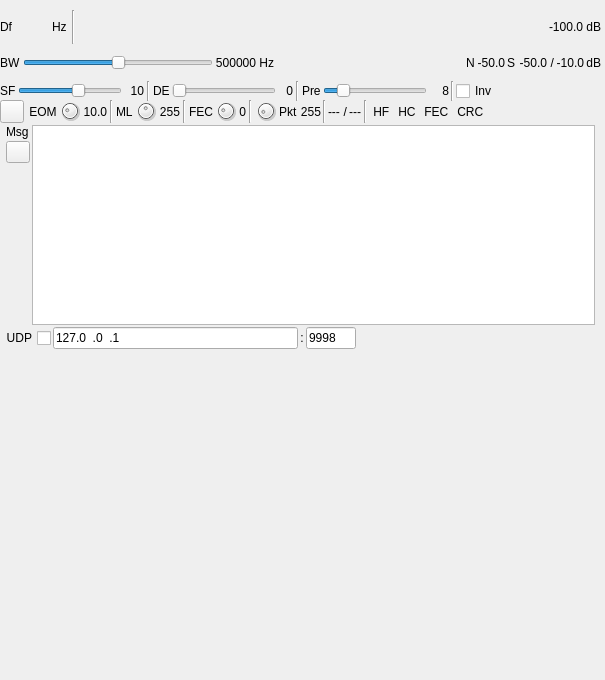
<?xml version="1.0" encoding="UTF-8"?>
<ui version="4.0">
 <class>MeshtasticDemodGUI</class>
 <widget class="RollupContents" name="MeshtasticDemodGUI">
  <property name="geometry">
   <rect>
    <x>0</x>
    <y>0</y>
    <width>605</width>
    <height>680</height>
   </rect>
  </property>
  <property name="minimumSize">
   <size>
    <width>605</width>
    <height>680</height>
   </size>
  </property>
  <property name="font">
   <font>
    <family>Liberation Sans</family>
    <pointsize>9</pointsize>
   </font>
  </property>
  <property name="windowTitle">
   <string>Meshtastic Demodulator</string>
  </property>
  <widget class="QWidget" name="verticalLayoutWidget">
   <property name="geometry">
    <rect>
     <x>0</x>
     <y>10</y>
     <width>601</width>
     <height>91</height>
    </rect>
   </property>
   <property name="windowTitle">
    <string>RF/demod settings</string>
   </property>
   <layout class="QVBoxLayout" name="settingLayout">
    <property name="spacing">
     <number>2</number>
    </property>
    <item>
     <layout class="QHBoxLayout" name="deltaFrequencyLayout">
      <item>
       <widget class="QLabel" name="deltaFrequencyLabel">
        <property name="minimumSize">
         <size>
          <width>16</width>
          <height>0</height>
         </size>
        </property>
        <property name="text">
         <string>Df</string>
        </property>
       </widget>
      </item>
      <item>
       <widget class="ValueDialZ" name="deltaFrequency" native="true">
        <property name="sizePolicy">
         <sizepolicy hsizetype="Maximum" vsizetype="Maximum">
          <horstretch>0</horstretch>
          <verstretch>0</verstretch>
         </sizepolicy>
        </property>
        <property name="minimumSize">
         <size>
          <width>32</width>
          <height>16</height>
         </size>
        </property>
        <property name="font">
         <font>
          <family>Liberation Mono</family>
          <pointsize>12</pointsize>
         </font>
        </property>
        <property name="cursor">
         <cursorShape>PointingHandCursor</cursorShape>
        </property>
        <property name="focusPolicy">
         <enum>Qt::StrongFocus</enum>
        </property>
        <property name="toolTip">
         <string>Demod shift frequency from center in Hz</string>
        </property>
       </widget>
      </item>
      <item>
       <widget class="QLabel" name="deltaUnits">
        <property name="text">
         <string>Hz </string>
        </property>
       </widget>
      </item>
      <item>
       <widget class="Line" name="line">
        <property name="orientation">
         <enum>Qt::Vertical</enum>
        </property>
       </widget>
      </item>
      <item>
       <spacer name="horizontalSpacer">
        <property name="orientation">
         <enum>Qt::Horizontal</enum>
        </property>
        <property name="sizeHint" stdset="0">
         <size>
          <width>40</width>
          <height>20</height>
         </size>
        </property>
       </spacer>
      </item>
      <item>
       <widget class="QLabel" name="channelPower">
        <property name="minimumSize">
         <size>
          <width>60</width>
          <height>0</height>
         </size>
        </property>
        <property name="toolTip">
         <string>De-chirped channel power</string>
        </property>
        <property name="layoutDirection">
         <enum>Qt::RightToLeft</enum>
        </property>
        <property name="text">
         <string>-100.0 dB</string>
        </property>
        <property name="alignment">
         <set>Qt::AlignRight|Qt::AlignTrailing|Qt::AlignVCenter</set>
        </property>
       </widget>
      </item>
     </layout>
    </item>
    <item>
     <layout class="QHBoxLayout" name="bandwidthLayout">
      <item>
       <widget class="QLabel" name="bwLabel">
        <property name="text">
         <string>BW</string>
        </property>
       </widget>
      </item>
      <item>
       <widget class="QSlider" name="BW">
        <property name="toolTip">
         <string>Bandwidth</string>
        </property>
        <property name="minimum">
         <number>0</number>
        </property>
        <property name="maximum">
         <number>10</number>
        </property>
        <property name="pageStep">
         <number>1</number>
        </property>
        <property name="value">
         <number>5</number>
        </property>
        <property name="orientation">
         <enum>Qt::Horizontal</enum>
        </property>
       </widget>
      </item>
      <item>
       <widget class="QLabel" name="BWText">
        <property name="text">
         <string>500000 Hz</string>
        </property>
        <property name="alignment">
         <set>Qt::AlignRight|Qt::AlignTrailing|Qt::AlignVCenter</set>
        </property>
       </widget>
      </item>
      <item>
       <spacer name="horizontalSpacer_2">
        <property name="orientation">
         <enum>Qt::Horizontal</enum>
        </property>
        <property name="sizeHint" stdset="0">
         <size>
          <width>40</width>
          <height>20</height>
         </size>
        </property>
       </spacer>
      </item>
      <item>
       <widget class="QLabel" name="nLabel">
        <property name="text">
         <string>N</string>
        </property>
       </widget>
      </item>
      <item>
       <widget class="QLabel" name="nText">
        <property name="toolTip">
         <string>De-chirped noise maximum power</string>
        </property>
        <property name="text">
         <string>-50.0</string>
        </property>
        <property name="alignment">
         <set>Qt::AlignRight|Qt::AlignTrailing|Qt::AlignVCenter</set>
        </property>
       </widget>
      </item>
      <item>
       <widget class="QLabel" name="sLabel">
        <property name="text">
         <string>S</string>
        </property>
       </widget>
      </item>
      <item>
       <widget class="QLabel" name="sText">
        <property name="minimumSize">
         <size>
          <width>30</width>
          <height>0</height>
         </size>
        </property>
        <property name="toolTip">
         <string>De-chirped signal maximum power</string>
        </property>
        <property name="text">
         <string>-50.0</string>
        </property>
        <property name="alignment">
         <set>Qt::AlignRight|Qt::AlignTrailing|Qt::AlignVCenter</set>
        </property>
       </widget>
      </item>
      <item>
       <widget class="QLabel" name="snrLabel">
        <property name="text">
         <string>/</string>
        </property>
        <property name="alignment">
         <set>Qt::AlignRight|Qt::AlignTrailing|Qt::AlignVCenter</set>
        </property>
       </widget>
      </item>
      <item>
       <widget class="QLabel" name="snrText">
        <property name="minimumSize">
         <size>
          <width>25</width>
          <height>0</height>
         </size>
        </property>
        <property name="toolTip">
         <string>De-chirped Signal to Noise Ratio</string>
        </property>
        <property name="text">
         <string>-10.0</string>
        </property>
        <property name="alignment">
         <set>Qt::AlignRight|Qt::AlignTrailing|Qt::AlignVCenter</set>
        </property>
       </widget>
      </item>
      <item>
       <widget class="QLabel" name="sUnits">
        <property name="text">
         <string>dB</string>
        </property>
        <property name="alignment">
         <set>Qt::AlignRight|Qt::AlignTrailing|Qt::AlignVCenter</set>
        </property>
       </widget>
      </item>
     </layout>
    </item>
    <item>
     <layout class="QHBoxLayout" name="fftLayout">
      <item>
       <widget class="QLabel" name="spreadLabel">
        <property name="text">
         <string>SF</string>
        </property>
       </widget>
      </item>
      <item>
       <widget class="QSlider" name="Spread">
        <property name="toolTip">
         <string>Spreading factor</string>
        </property>
        <property name="minimum">
         <number>7</number>
        </property>
        <property name="maximum">
         <number>12</number>
        </property>
        <property name="pageStep">
         <number>1</number>
        </property>
        <property name="value">
         <number>10</number>
        </property>
        <property name="sliderPosition">
         <number>10</number>
        </property>
        <property name="orientation">
         <enum>Qt::Horizontal</enum>
        </property>
       </widget>
      </item>
      <item>
       <widget class="QLabel" name="SpreadText">
        <property name="minimumSize">
         <size>
          <width>20</width>
          <height>0</height>
         </size>
        </property>
        <property name="text">
         <string>10</string>
        </property>
        <property name="alignment">
         <set>Qt::AlignRight|Qt::AlignTrailing|Qt::AlignVCenter</set>
        </property>
       </widget>
      </item>
      <item>
       <widget class="Line" name="line_9">
        <property name="minimumSize">
         <size>
          <width>5</width>
          <height>0</height>
         </size>
        </property>
        <property name="orientation">
         <enum>Qt::Vertical</enum>
        </property>
       </widget>
      </item>
      <item>
       <widget class="QLabel" name="deBitsLabel">
        <property name="text">
         <string>DE</string>
        </property>
       </widget>
      </item>
      <item>
       <widget class="QSlider" name="deBits">
        <property name="toolTip">
         <string>Distance Enhancement bits i.e. log2 of number of FFT bins per effective sample</string>
        </property>
        <property name="minimum">
         <number>0</number>
        </property>
        <property name="maximum">
         <number>4</number>
        </property>
        <property name="pageStep">
         <number>1</number>
        </property>
        <property name="value">
         <number>0</number>
        </property>
        <property name="sliderPosition">
         <number>0</number>
        </property>
        <property name="orientation">
         <enum>Qt::Horizontal</enum>
        </property>
       </widget>
      </item>
      <item>
       <widget class="QLabel" name="deBitsText">
        <property name="minimumSize">
         <size>
          <width>15</width>
          <height>0</height>
         </size>
        </property>
        <property name="text">
         <string>0</string>
        </property>
        <property name="alignment">
         <set>Qt::AlignRight|Qt::AlignTrailing|Qt::AlignVCenter</set>
        </property>
       </widget>
      </item>
      <item>
       <widget class="Line" name="line_10">
        <property name="minimumSize">
         <size>
          <width>5</width>
          <height>0</height>
         </size>
        </property>
        <property name="orientation">
         <enum>Qt::Vertical</enum>
        </property>
       </widget>
      </item>
      <item>
       <widget class="QLabel" name="preambleChirpsLabel">
        <property name="text">
         <string>Pre</string>
        </property>
       </widget>
      </item>
      <item>
       <widget class="QSlider" name="preambleChirps">
        <property name="toolTip">
         <string>Expected number of preamble chirps</string>
        </property>
        <property name="minimum">
         <number>4</number>
        </property>
        <property name="maximum">
         <number>32</number>
        </property>
        <property name="pageStep">
         <number>1</number>
        </property>
        <property name="value">
         <number>8</number>
        </property>
        <property name="sliderPosition">
         <number>8</number>
        </property>
        <property name="orientation">
         <enum>Qt::Horizontal</enum>
        </property>
       </widget>
      </item>
      <item>
       <widget class="QLabel" name="preambleChirpsText">
        <property name="minimumSize">
         <size>
          <width>20</width>
          <height>0</height>
         </size>
        </property>
        <property name="text">
         <string>8</string>
        </property>
        <property name="alignment">
         <set>Qt::AlignRight|Qt::AlignTrailing|Qt::AlignVCenter</set>
        </property>
       </widget>
      </item>
      <item>
       <widget class="Line" name="line_12">
        <property name="orientation">
         <enum>Qt::Vertical</enum>
        </property>
       </widget>
      </item>
      <item>
       <widget class="QCheckBox" name="invertRamps">
        <property name="toolTip">
         <string>Invert preamble, SFD and payload ramps</string>
        </property>
        <property name="text">
         <string>Inv</string>
        </property>
       </widget>
      </item>
      <item>
       <spacer name="horizontalSpacer_3">
        <property name="orientation">
         <enum>Qt::Horizontal</enum>
        </property>
        <property name="sizeHint" stdset="0">
         <size>
          <width>40</width>
          <height>20</height>
         </size>
        </property>
       </spacer>
      </item>
     </layout>
    </item>
   </layout>
  </widget>
  <widget class="QWidget" name="verticalLayoutWidget_2">
   <property name="geometry">
    <rect>
     <x>0</x>
     <y>100</y>
     <width>601</width>
     <height>316</height>
    </rect>
   </property>
   <property name="windowTitle">
    <string>Payload</string>
   </property>
   <layout class="QVBoxLayout" name="payloadLayout">
    <property name="spacing">
     <number>2</number>
    </property>
    <item>
     <layout class="QHBoxLayout" name="schemeLayout">
      <item>
       <widget class="QToolButton" name="mute">
        <property name="toolTip">
         <string>Run/Stop decoder</string>
        </property>
        <property name="text">
         <string/>
        </property>
        <property name="icon">
         <iconset resource="../../../sdrgui/resources/res.qrc">
          <normaloff>:/stop.png</normaloff>
          <normalon>:/play.png</normalon>:/stop.png</iconset>
        </property>
        <property name="checkable">
         <bool>true</bool>
        </property>
       </widget>
      </item>
      <item>
       <widget class="QLabel" name="eomSquelchLabel">
        <property name="text">
         <string> EOM</string>
        </property>
       </widget>
      </item>
      <item>
       <widget class="QDial" name="eomSquelch">
        <property name="maximumSize">
         <size>
          <width>22</width>
          <height>22</height>
         </size>
        </property>
        <property name="toolTip">
         <string>End Of Message squelch factor</string>
        </property>
        <property name="minimum">
         <number>40</number>
        </property>
        <property name="maximum">
         <number>121</number>
        </property>
        <property name="pageStep">
         <number>1</number>
        </property>
        <property name="value">
         <number>60</number>
        </property>
       </widget>
      </item>
      <item>
       <widget class="QLabel" name="eomSquelchText">
        <property name="text">
         <string>10.0</string>
        </property>
        <property name="alignment">
         <set>Qt::AlignRight|Qt::AlignTrailing|Qt::AlignVCenter</set>
        </property>
       </widget>
      </item>
      <item>
       <widget class="Line" name="line_2">
        <property name="minimumSize">
         <size>
          <width>5</width>
          <height>0</height>
         </size>
        </property>
        <property name="orientation">
         <enum>Qt::Vertical</enum>
        </property>
       </widget>
      </item>
      <item>
       <widget class="QLabel" name="messageLengthLabel">
        <property name="text">
         <string>ML</string>
        </property>
       </widget>
      </item>
      <item>
       <widget class="QDial" name="messageLength">
        <property name="maximumSize">
         <size>
          <width>22</width>
          <height>22</height>
         </size>
        </property>
        <property name="toolTip">
         <string>Message (payload) length in number of symbols</string>
        </property>
        <property name="minimum">
         <number>8</number>
        </property>
        <property name="maximum">
         <number>255</number>
        </property>
        <property name="pageStep">
         <number>1</number>
        </property>
        <property name="value">
         <number>127</number>
        </property>
       </widget>
      </item>
      <item>
       <widget class="QLabel" name="messageLengthText">
        <property name="text">
         <string>255</string>
        </property>
        <property name="alignment">
         <set>Qt::AlignRight|Qt::AlignTrailing|Qt::AlignVCenter</set>
        </property>
       </widget>
      </item>
      <item>
       <widget class="Line" name="line_3">
        <property name="minimumSize">
         <size>
          <width>5</width>
          <height>0</height>
         </size>
        </property>
        <property name="orientation">
         <enum>Qt::Vertical</enum>
        </property>
       </widget>
      </item>
      <item>
       <widget class="QLabel" name="fecParityLabel">
        <property name="text">
         <string>FEC</string>
        </property>
       </widget>
      </item>
      <item>
       <widget class="QDial" name="fecParity">
        <property name="maximumSize">
         <size>
          <width>22</width>
          <height>22</height>
         </size>
        </property>
        <property name="toolTip">
         <string>Number of FEC parity bits (0 to 4) for Hamming code</string>
        </property>
        <property name="maximum">
         <number>4</number>
        </property>
        <property name="pageStep">
         <number>1</number>
        </property>
        <property name="value">
         <number>1</number>
        </property>
       </widget>
      </item>
      <item>
       <widget class="QLabel" name="fecParityText">
        <property name="text">
         <string>0</string>
        </property>
        <property name="alignment">
         <set>Qt::AlignRight|Qt::AlignTrailing|Qt::AlignVCenter</set>
        </property>
       </widget>
      </item>
      <item>
       <widget class="Line" name="line_5">
        <property name="minimumSize">
         <size>
          <width>5</width>
          <height>0</height>
         </size>
        </property>
        <property name="orientation">
         <enum>Qt::Vertical</enum>
        </property>
       </widget>
      </item>
      <item>
       <widget class="QDial" name="packetLength">
        <property name="maximumSize">
         <size>
          <width>22</width>
          <height>22</height>
         </size>
        </property>
        <property name="toolTip">
         <string>Payload packet length in number of bytes or characters</string>
        </property>
        <property name="maximum">
         <number>225</number>
        </property>
        <property name="pageStep">
         <number>1</number>
        </property>
        <property name="value">
         <number>30</number>
        </property>
       </widget>
      </item>
      <item>
       <widget class="QLabel" name="packetLengthLabel">
        <property name="text">
         <string>Pkt</string>
        </property>
       </widget>
      </item>
      <item>
       <widget class="QLabel" name="packetLengthText">
        <property name="text">
         <string>255</string>
        </property>
        <property name="alignment">
         <set>Qt::AlignRight|Qt::AlignTrailing|Qt::AlignVCenter</set>
        </property>
       </widget>
      </item>
      <item>
       <widget class="Line" name="line_4">
        <property name="orientation">
         <enum>Qt::Vertical</enum>
        </property>
       </widget>
      </item>
      <item>
       <widget class="QLabel" name="nbCodewordsText">
        <property name="toolTip">
         <string>Number of codewords in the payload with header and CRC</string>
        </property>
        <property name="text">
         <string>---</string>
        </property>
        <property name="alignment">
         <set>Qt::AlignLeading|Qt::AlignLeft|Qt::AlignVCenter</set>
        </property>
       </widget>
      </item>
      <item>
       <widget class="QLabel" name="symbolsCodewordsSeparator">
        <property name="text">
         <string>/</string>
        </property>
        <property name="alignment">
         <set>Qt::AlignRight|Qt::AlignTrailing|Qt::AlignVCenter</set>
        </property>
       </widget>
      </item>
      <item>
       <widget class="QLabel" name="nbSymbolsText">
        <property name="toolTip">
         <string>Number of symbols in the payload with header and CRC</string>
        </property>
        <property name="text">
         <string>---</string>
        </property>
        <property name="alignment">
         <set>Qt::AlignRight|Qt::AlignTrailing|Qt::AlignVCenter</set>
        </property>
       </widget>
      </item>
      <item>
       <widget class="Line" name="line_8">
        <property name="minimumSize">
         <size>
          <width>5</width>
          <height>0</height>
         </size>
        </property>
        <property name="orientation">
         <enum>Qt::Vertical</enum>
        </property>
       </widget>
      </item>
      <item>
       <widget class="QLabel" name="headerHammingStatus">
        <property name="toolTip">
         <string>Header FEC parity status</string>
        </property>
        <property name="text">
         <string> HF </string>
        </property>
       </widget>
      </item>
      <item>
       <widget class="QLabel" name="headerCRCStatus">
        <property name="toolTip">
         <string>Header CRC status</string>
        </property>
        <property name="text">
         <string> HC </string>
        </property>
       </widget>
      </item>
      <item>
       <widget class="QLabel" name="payloadFECStatus">
        <property name="toolTip">
         <string>Payload FEC parity status</string>
        </property>
        <property name="text">
         <string> FEC </string>
        </property>
       </widget>
      </item>
      <item>
       <widget class="QLabel" name="payloadCRCStatus">
        <property name="toolTip">
         <string>Payload CRC status</string>
        </property>
        <property name="text">
         <string> CRC </string>
        </property>
       </widget>
      </item>
      <item>
       <spacer name="horizontalSpacer_4">
        <property name="orientation">
         <enum>Qt::Horizontal</enum>
        </property>
        <property name="sizeHint" stdset="0">
         <size>
          <width>40</width>
          <height>20</height>
         </size>
        </property>
       </spacer>
      </item>
     </layout>
    </item>
    <item>
     <layout class="QHBoxLayout" name="textLayout">
      <property name="leftMargin">
       <number>6</number>
      </property>
      <property name="rightMargin">
       <number>6</number>
      </property>
      <item>
       <layout class="QVBoxLayout" name="messageLayout">
        <item>
         <widget class="QLabel" name="messageLabel">
          <property name="text">
           <string>Msg</string>
          </property>
         </widget>
        </item>
        <item>
         <widget class="QPushButton" name="clear">
          <property name="maximumSize">
           <size>
            <width>24</width>
            <height>24</height>
           </size>
          </property>
          <property name="toolTip">
           <string>Clear text</string>
          </property>
          <property name="text">
           <string/>
          </property>
          <property name="icon">
           <iconset resource="../../../sdrgui/resources/res.qrc">
            <normaloff>:/sweep.png</normaloff>:/sweep.png</iconset>
          </property>
          <property name="autoDefault">
           <bool>false</bool>
          </property>
         </widget>
        </item>
        <item>
         <spacer name="verticalSpacer_2">
          <property name="orientation">
           <enum>Qt::Vertical</enum>
          </property>
          <property name="sizeHint" stdset="0">
           <size>
            <width>20</width>
            <height>40</height>
           </size>
          </property>
         </spacer>
        </item>
       </layout>
      </item>
      <item>
       <widget class="QPlainTextEdit" name="messageText">
        <property name="minimumSize">
         <size>
          <width>0</width>
          <height>200</height>
         </size>
        </property>
        <property name="font">
         <font>
          <family>Liberation Mono</family>
          <pointsize>9</pointsize>
         </font>
        </property>
       </widget>
      </item>
     </layout>
    </item>
    <item>
     <layout class="QHBoxLayout" name="udpLayout">
      <item>
       <widget class="QCheckBox" name="udpSend">
        <property name="toolTip">
         <string>Send message via UDP</string>
        </property>
        <property name="layoutDirection">
         <enum>Qt::RightToLeft</enum>
        </property>
        <property name="text">
         <string>UDP</string>
        </property>
       </widget>
      </item>
      <item>
       <widget class="QLineEdit" name="udpAddress">
        <property name="minimumSize">
         <size>
          <width>120</width>
          <height>0</height>
         </size>
        </property>
        <property name="focusPolicy">
         <enum>Qt::ClickFocus</enum>
        </property>
        <property name="toolTip">
         <string>Destination UDP address</string>
        </property>
        <property name="inputMask">
         <string>000.000.000.000</string>
        </property>
        <property name="text">
         <string>127.0.0.1</string>
        </property>
       </widget>
      </item>
      <item>
       <widget class="QLabel" name="udpSeparator">
        <property name="text">
         <string>:</string>
        </property>
        <property name="alignment">
         <set>Qt::AlignCenter</set>
        </property>
       </widget>
      </item>
      <item>
       <widget class="QLineEdit" name="udpPort">
        <property name="minimumSize">
         <size>
          <width>50</width>
          <height>0</height>
         </size>
        </property>
        <property name="maximumSize">
         <size>
          <width>50</width>
          <height>16777215</height>
         </size>
        </property>
        <property name="focusPolicy">
         <enum>Qt::ClickFocus</enum>
        </property>
        <property name="toolTip">
         <string>Destination UDP port</string>
        </property>
        <property name="inputMask">
         <string>00000</string>
        </property>
        <property name="text">
         <string>9998</string>
        </property>
       </widget>
      </item>
      <item>
       <spacer name="horizontalSpacer_6">
        <property name="orientation">
         <enum>Qt::Horizontal</enum>
        </property>
        <property name="sizeHint" stdset="0">
         <size>
          <width>40</width>
          <height>20</height>
         </size>
        </property>
       </spacer>
      </item>
     </layout>
    </item>
    <item>
     <spacer name="verticalSpacer">
      <property name="orientation">
       <enum>Qt::Vertical</enum>
      </property>
      <property name="sizeHint" stdset="0">
       <size>
        <width>20</width>
        <height>40</height>
       </size>
      </property>
     </spacer>
    </item>
   </layout>
  </widget>
  <widget class="QWidget" name="spectrumContainer" native="true">
   <property name="geometry">
    <rect>
     <x>0</x>
     <y>410</y>
     <width>601</width>
     <height>260</height>
    </rect>
   </property>
   <property name="minimumSize">
    <size>
     <width>373</width>
     <height>0</height>
    </size>
   </property>
   <property name="windowTitle">
    <string>De-chirped Spectrum</string>
   </property>
   <layout class="QVBoxLayout" name="verticalLayout">
    <property name="spacing">
     <number>2</number>
    </property>
    <property name="leftMargin">
     <number>3</number>
    </property>
    <property name="topMargin">
     <number>3</number>
    </property>
    <property name="rightMargin">
     <number>3</number>
    </property>
    <property name="bottomMargin">
     <number>3</number>
    </property>
    <item>
     <widget class="GLSpectrum" name="glSpectrum" native="true">
      <property name="minimumSize">
       <size>
        <width>0</width>
        <height>230</height>
       </size>
      </property>
     </widget>
    </item>
    <item>
     <widget class="GLSpectrumGUI" name="spectrumGUI" native="true"/>
    </item>
   </layout>
  </widget>
 </widget>
 <customwidgets>
  <customwidget>
   <class>RollupContents</class>
   <extends>QWidget</extends>
   <header>gui/rollupcontents.h</header>
   <container>1</container>
  </customwidget>
  <customwidget>
   <class>GLSpectrum</class>
   <extends>QWidget</extends>
   <header>gui/glspectrum.h</header>
   <container>1</container>
  </customwidget>
  <customwidget>
   <class>GLSpectrumGUI</class>
   <extends>QWidget</extends>
   <header>gui/glspectrumgui.h</header>
   <container>1</container>
  </customwidget>
  <customwidget>
   <class>ValueDialZ</class>
   <extends>QWidget</extends>
   <header>gui/valuedialz.h</header>
   <container>1</container>
  </customwidget>
 </customwidgets>
 <resources>
  <include location="../../../sdrgui/resources/res.qrc"/>
 </resources>
 <connections/>
</ui>
